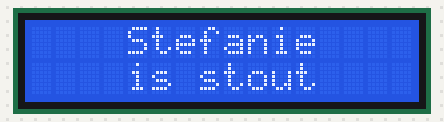
This program was run on a simulated Raspberry Pi (BCM pin numbers). On the bench: 16×2 character LCD.

Above: at 0.1 s.
At 3.2 s:
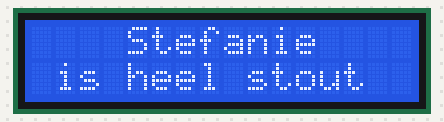
At 6.2 s:
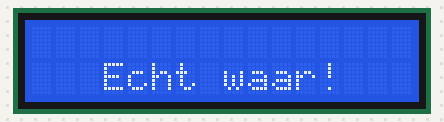

The program:

GPIO_Lcd.py
```python
# __author__ = 'MazeFX'

import RPi.GPIO as GPIO
import time

# Set pin constants
LCD_RS = 16
LCD_E  = 21
LCD_D4 = 25
LCD_D5 = 24
LCD_D6 = 23
LCD_D7 = 18

# Set device constants
LCD_WIDTH = 16
LCD_CHR = True
LCD_CMD = False

LCD_LINE_1 = 0x80
LCD_LINE_2 = 0xC0

# Time value constants
E_PULSE = 0.0005
E_DELAY = 0.0005

def main():
    #main program block

    GPIO.setmode(GPIO.BCM) # BCM mapping of GPIO pins

    GPIO.setup(LCD_E, GPIO.OUT)
    GPIO.setup(LCD_RS, GPIO.OUT)
    GPIO.setup(LCD_D4, GPIO.OUT)
    GPIO.setup(LCD_D5, GPIO.OUT)
    GPIO.setup(LCD_D6, GPIO.OUT)
    GPIO.setup(LCD_D7, GPIO.OUT)

    # Initialise the display
    lcd_init()

    while True:
        # Send text
        lcd_string("Stefanie",LCD_LINE_1)
        lcd_string("is stout",LCD_LINE_2)

        time.sleep(3)

        lcd_string("is heel stout",LCD_LINE_2)

        time.sleep(3)

        lcd_string("",LCD_LINE_1)
        lcd_string("Echt waar!",LCD_LINE_2)

        time.sleep(3)

def lcd_init():
    # Initialise the display
    lcd_byte(0x33, LCD_CMD) # 110011 Initialise
    lcd_byte(0x32, LCD_CMD) # 110010 Initialise
    lcd_byte(0x06, LCD_CMD) # 000110 Cursor move direction
    lcd_byte(0x0C, LCD_CMD) # 001100 Display On, Cursor off, blink off
    lcd_byte(0x28, LCD_CMD) # 101000 Data length, number of lines, font size
    lcd_byte(0x01, LCD_CMD) # clear display

    time.sleep(E_DELAY)

def lcd_byte(bits, mode):
    # Send byte via datapins to screen
    # bits is data for characters or command
    # mode for setting command or character

    GPIO.output(LCD_RS, mode) # set the data mode

    # Send high bits
    GPIO.output(LCD_D4, False)
    GPIO.output(LCD_D5, False)
    GPIO.output(LCD_D6, False)
    GPIO.output(LCD_D7, False)
    if bits & 0x10 == 0x10:
        GPIO.output(LCD_D4, True)
    if bits & 0x20 == 0x20:
        GPIO.output(LCD_D5, True)
    if bits & 0x40 == 0x40:
        GPIO.output(LCD_D6, True)
    if bits & 0x80 == 0x80:
        GPIO.output(LCD_D7, True)

    #Toggle the enable pin
    lcd_toggle_enable()

    # Send low bits
    GPIO.output(LCD_D4, False)
    GPIO.output(LCD_D5, False)
    GPIO.output(LCD_D6, False)
    GPIO.output(LCD_D7, False)
    if bits & 0x01 == 0x01:
        GPIO.output(LCD_D4, True)
    if bits & 0x02 == 0x02:
        GPIO.output(LCD_D5, True)
    if bits & 0x04 == 0x04:
        GPIO.output(LCD_D6, True)
    if bits & 0x08 == 0x08:
        GPIO.output(LCD_D7, True)

    #Toggle the enable pin for high bits again
    lcd_toggle_enable()

def lcd_toggle_enable():
    # Toggle enable pin
    time.sleep(E_DELAY)
    GPIO.output(LCD_E, True)
    time.sleep(E_PULSE)
    GPIO.output(LCD_E, False)

def lcd_string(message, line):
    # Send string to the display
    dif = int((LCD_WIDTH - len(message)) / 2)
    message = message.ljust(LCD_WIDTH - dif, ' ')
    message = message.rjust(LCD_WIDTH, ' ')

    lcd_byte(line, LCD_CMD)

    for i in range(LCD_WIDTH):
        lcd_byte(ord(message[i]), LCD_CHR)

if __name__ == '__main__':

    try:
        main()
    except KeyboardInterrupt:
        pass
    finally:
        lcd_byte(0x01,LCD_CMD)
        lcd_string('Goodbye!', LCD_LINE_1)
        GPIO.cleanup()
```

Measured:
- by itself, everything shown: repeats every 9.2 s, in 6 steps
- what the display in image 0 shows lasts 3.0 s, from 0.1 s to 3.1 s
